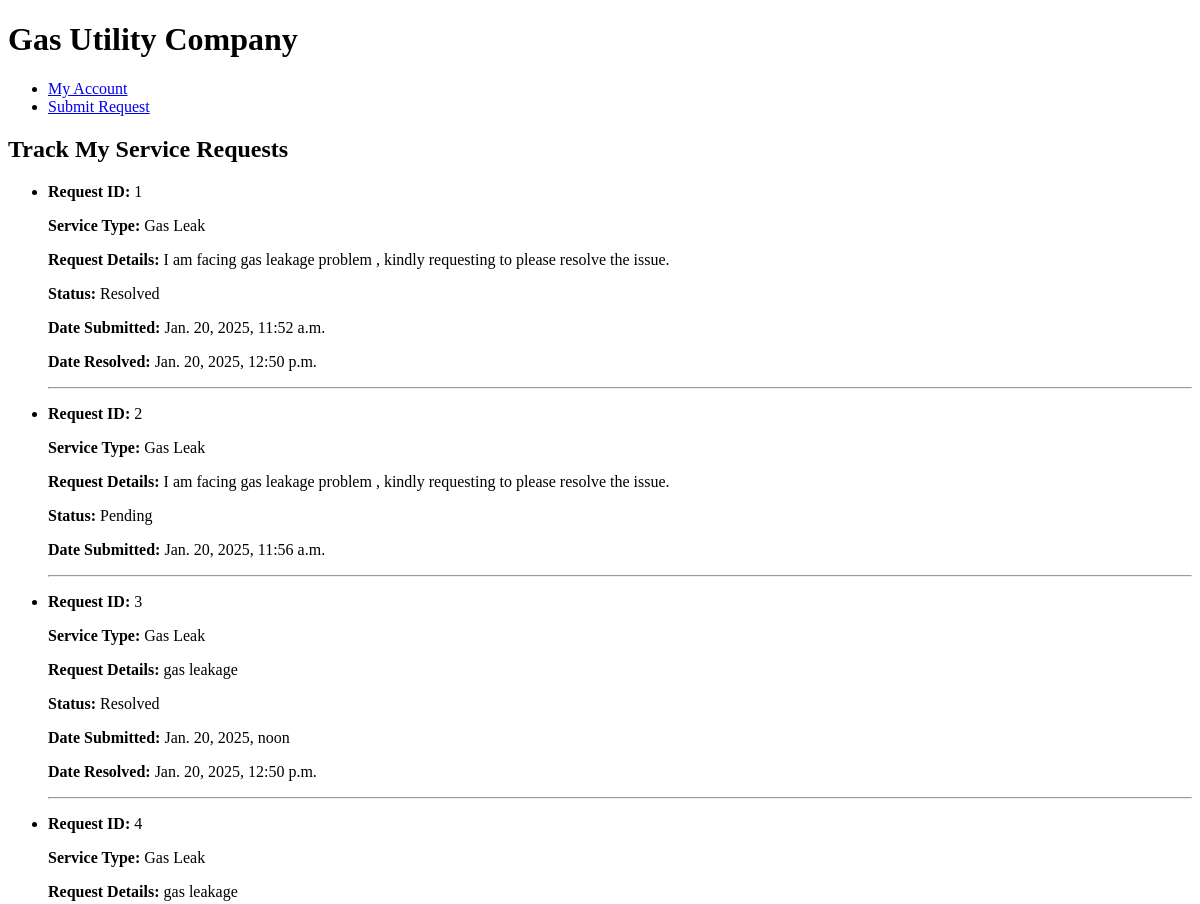
The page /customer/track_request/ (signed in, upper part) on the database as committed earlier.
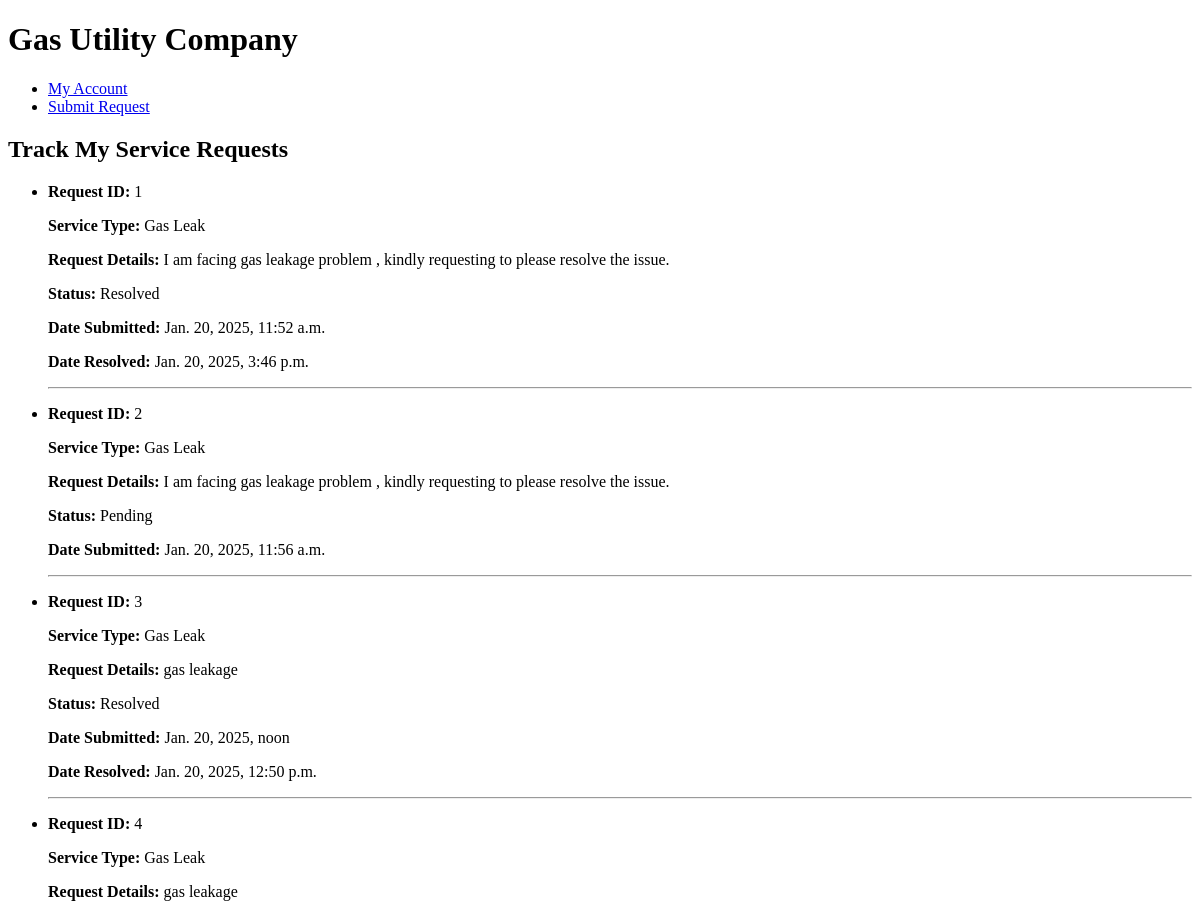
The same page on the database as committed later.
### customer_service/models.py (models this page shows, shortened)
class ServiceRequest(models.Model):
    SERVICE_TYPES = [
        ('gas_leak', 'Gas Leak'),
        ('bill_issue', 'Bill Issue'),
        ('installation', 'Installation'),
        ('other', 'Other'),
    ]
    customer = models.ForeignKey(Customer, on_delete=models.CASCADE)
    service_type = models.CharField(max_length=20, choices=SERVICE_TYPES)
    details = models.TextField()
    file_attachment = models.FileField(upload_to='service_requests/', null=True, blank=True)
    request_date = models.DateTimeField(auto_now_add=True)
    resolved_date = models.DateTimeField(null=True, blank=True)
    status = models.CharField(max_length=20, default='Pending')

### customer/views.py (the view)
# urls.py: path('track_request/', views.track_request, name='track_request'),
def track_request(request):
    customer_id = request.session.get('customer_id')
    if not customer_id:
        return redirect('/customer/login_customer/')
    try:
        customer = Customer.objects.get(id=customer_id)
        service_requests = ServiceRequest.objects.filter(customer=customer)
    except Customer.DoesNotExist:
        return redirect('/customer/login_customer/')
    return render(request, 'track_request.html', {'service_requests': service_requests})

### customer/templates/track_request.html (shortened to what this page needs)
{% extends 'base_generic.html' %}
{% block content %}
  <h2>Track My Service Requests</h2>
  {% if service_requests %}
    <ul>
      {% for service_request in service_requests %}
        <li>
          <p><strong>Request ID:</strong> {{ service_request.id }}</p>
          <p><strong>Service Type:</strong> {{ service_request.get_service_type_display }}</p>
          <p><strong>Request Details:</strong> {{ service_request.details }}</p>
          <p><strong>Status:</strong> {{ service_request.status }}</p>
          <p><strong>Date Submitted:</strong> {{ service_request.request_date }}</p>
          {% if service_request.resolved_date %}
            <p><strong>Date Resolved:</strong> {{ service_request.resolved_date }}</p>
          {% endif %}
          <hr>
        </li>
      {% endfor %}
    </ul>
  {% else %}
    <p>You have no service requests.</p>
  {% endif %}
{% endblock %}

### customer_service/templates/base_generic.html (shortened to what this page needs)
<!DOCTYPE html>
<html lang="en">
<head>
</head>
<body>
  <header>
    <h1>Gas Utility Company</h1>
    <nav>
      <ul>
        {% if request.session.customer_id %}
        <li><a href="{% url 'view_account' %}">My Account</a></li>
        <li><a href="{% url 'submit_request' %}">Submit Request</a></li>
        {% elif request.session.support_id %}
        <li><a href="{% url 'logout_support_team' %}">Logout</a></li>
        <li><a href="{% url 'manage_requests' %}">Support Team</a></li>
        {% else %}
        <li><a href="{% url 'view_account' %}">My Account</a></li>
        <li><a href="{% url 'submit_request' %}">Submit Request</a></li>
        <li><a href="{% url 'manage_requests' %}">Support Team</a></li>
        {% endif %}
      </ul>
    </nav>
  </header>
  <main>
    {% block content %}{% endblock %}
  </main>
</body>
</html>

Rows that differ between the two databases and show on the page:
changed ServiceRequest id 1: resolved_date "Jan. 20, 2025, 12:50 p.m." → "Jan. 20, 2025, 3:46 p.m."
